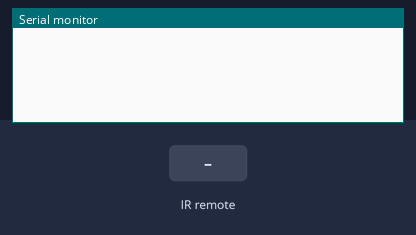
The sketch below on a simulated Arduino Uno, built with avr-gcc and run on an emulated ATmega328P. Shown: the last lines printed to the serial monitor. The inputs (shaded band) are chosen by the test bench.

Above: at 1.2 s.
1.3 s: infrared code 0xA received
At 2.1 s:
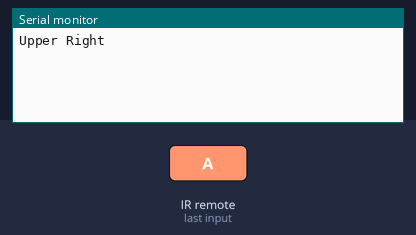
2.8 s: infrared code 0xB received
At 3.2 s:
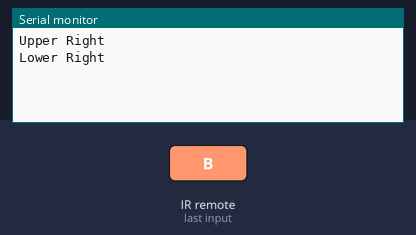
4.3 s: infrared code 0xC received
At 5.5 s:
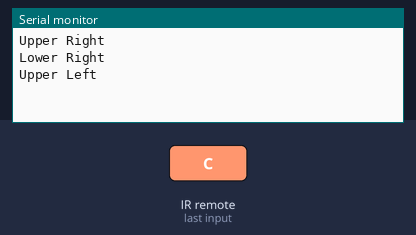
5.8 s: infrared code 0xD received
At 6.7 s:
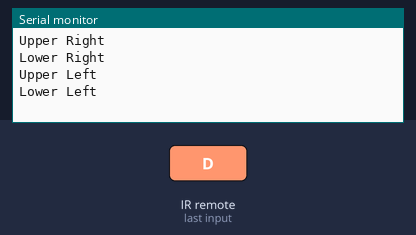
7.3 s: infrared code 0xE received
At 7.8 s:
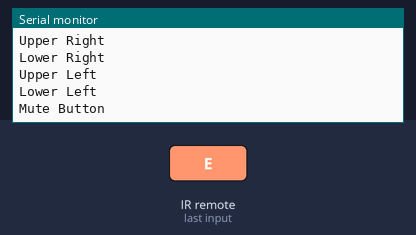
8.8 s: infrared code 0xF received
At 10.2 s:
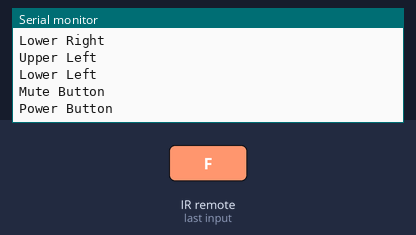

Measured:
- after the input at 1.3 s, the serial monitor: prints a new line at once (image 1)
- after the input at 2.8 s, the serial monitor: prints a new line at once (image 2)
- after the input at 4.3 s, the serial monitor: prints a new line at once (image 3)
- after the input at 5.8 s, the serial monitor: prints a new line at once (image 4)
- after the input at 7.3 s, the serial monitor: prints a new line at once (image 5)
- after the input at 8.8 s, the serial monitor: prints a new line at once (image 6)

The sketch:

ir_receiver.ino
```cpp
#include <Arduino.h>
#include <IRremote.hpp>

#define IR_PIN 11

// IR remote buttons

#define UPPER_RIGHT 0xA
#define LOWER_RIGHT 0xB
#define UPPER_LEFT 0xC
#define LOWER_LEFT 0xD
#define MUTE_BUTTON 0xE
#define POWER_BUTTON 0xF
#define CC_BUTTON 0x1C
#define OK_BUTTON 0x18

#define ARM_BUTTON POWER_BUTTON
#define CONTROLLER_SPIN_BUTTON UPPER_LEFT
#define DEPLOY_BUTTON LOWER_RIGHT
#define DESPIN_BUTTON UPPER_RIGHT
#define OPEN_LOOP_BUTTON LOWER_LEFT

// Alternative IR remote buttons

#define UPPER_RIGHT_ALT 8
#define LOWER_RIGHT_ALT 2
#define UPPER_LEFT_ALT 0
#define LOWER_LEFT_ALT 3
#define MUTE_BUTTON_ALT 1
#define POWER_BUTTON_ALT 9
#define CC_BUTTON_ALT 57
#define OK_BUTTON_ALT 68

#define ARM_BUTTON_ALT POWER_BUTTON_ALT
#define CONTROLLER_SPIN_BUTTON_ALT UPPER_LEFT_ALT
#define DEPLOY_BUTTON_ALT LOWER_RIGHT_ALT
#define DESPIN_BUTTON_ALT UPPER_RIGHT_ALT
#define OPEN_LOOP_BUTTON_ALT LOWER_LEFT_ALT

void handleOverflow() {
    IrReceiver.stopTimer();
    IrReceiver.restartTimer(100000);
}

void setup() {
    Serial.begin(9600);
    IrReceiver.begin(IR_PIN, ENABLE_LED_FEEDBACK);
}

void loop() {
    if (IrReceiver.decode()) {
        if (IrReceiver.decodedIRData.flags & IRDATA_FLAGS_WAS_OVERFLOW) {
            handleOverflow();
        } else {
            IrReceiver.resume();
            switch (IrReceiver.decodedIRData.command) {
            case 0xA:
                Serial.println("Upper Right");
                break;
            case 0xB:
                Serial.println("Lower Right");
                break;
            case 0xC:
                Serial.println("Upper Left");
                break;
            case 0xD:
                Serial.println("Lower Left");
                break;
            case 0xE:
                Serial.println("Mute Button");
                break;
            case 0xF:
                Serial.println("Power Button");
                break;
            case 0x1C:
                Serial.println("CC Button");
                break;
            case 0x18:
                Serial.println("OK Button");
                break;
            default:
                Serial.print("Unknown Command: ");
                Serial.println(IrReceiver.decodedIRData.command);
                break;
            }
        }
    }
}
```
